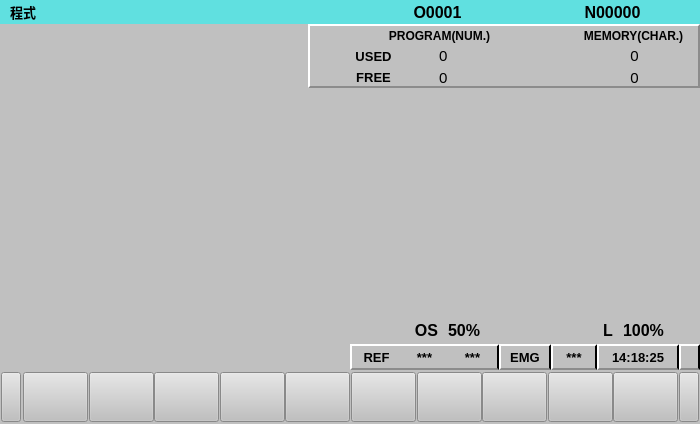
<?xml version="1.0" encoding="UTF-8"?>
<ui version="4.0">
 <class>Form</class>
 <widget class="QWidget" name="Form">
  <property name="geometry">
   <rect>
    <x>0</x>
    <y>0</y>
    <width>700</width>
    <height>424</height>
   </rect>
  </property>
  <property name="minimumSize">
   <size>
    <width>700</width>
    <height>424</height>
   </size>
  </property>
  <property name="maximumSize">
   <size>
    <width>700</width>
    <height>424</height>
   </size>
  </property>
  <property name="windowTitle">
   <string>Form</string>
  </property>
  <property name="styleSheet">
   <string notr="true">background-color: rgb(192, 192, 192);</string>
  </property>
  <layout class="QVBoxLayout" name="verticalLayout" stretch="5,13,47,11,11">
   <property name="spacing">
    <number>0</number>
   </property>
   <property name="leftMargin">
    <number>0</number>
   </property>
   <property name="topMargin">
    <number>0</number>
   </property>
   <property name="rightMargin">
    <number>0</number>
   </property>
   <property name="bottomMargin">
    <number>0</number>
   </property>
   <item>
    <widget class="QWidget" name="widget" native="true">
     <property name="styleSheet">
      <string notr="true">background-color: rgb(96, 224, 224);</string>
     </property>
     <layout class="QHBoxLayout" name="horizontalLayout_2" stretch="1,1,1,1">
      <property name="spacing">
       <number>0</number>
      </property>
      <property name="leftMargin">
       <number>0</number>
      </property>
      <property name="topMargin">
       <number>0</number>
      </property>
      <property name="rightMargin">
       <number>0</number>
      </property>
      <property name="bottomMargin">
       <number>0</number>
      </property>
      <item>
       <widget class="QLabel" name="label">
        <property name="font">
         <font>
          <pointsize>10</pointsize>
          <weight>75</weight>
          <bold>true</bold>
         </font>
        </property>
        <property name="styleSheet">
         <string notr="true"/>
        </property>
        <property name="text">
         <string>程式</string>
        </property>
        <property name="indent">
         <number>10</number>
        </property>
       </widget>
      </item>
      <item>
       <widget class="QLabel" name="label_2">
        <property name="font">
         <font>
          <pointsize>10</pointsize>
          <weight>75</weight>
          <bold>true</bold>
         </font>
        </property>
        <property name="styleSheet">
         <string notr="true"/>
        </property>
        <property name="text">
         <string/>
        </property>
        <property name="indent">
         <number>10</number>
        </property>
       </widget>
      </item>
      <item>
       <widget class="QLabel" name="Lab_File_Name">
        <property name="font">
         <font>
          <pointsize>12</pointsize>
          <weight>75</weight>
          <bold>true</bold>
         </font>
        </property>
        <property name="styleSheet">
         <string notr="true"/>
        </property>
        <property name="text">
         <string>O0001</string>
        </property>
        <property name="alignment">
         <set>Qt::AlignCenter</set>
        </property>
        <property name="indent">
         <number>10</number>
        </property>
       </widget>
      </item>
      <item>
       <widget class="QLabel" name="Lab_LineNum">
        <property name="font">
         <font>
          <pointsize>12</pointsize>
          <weight>75</weight>
          <bold>true</bold>
         </font>
        </property>
        <property name="styleSheet">
         <string notr="true"/>
        </property>
        <property name="text">
         <string>N00000</string>
        </property>
        <property name="alignment">
         <set>Qt::AlignCenter</set>
        </property>
        <property name="indent">
         <number>10</number>
        </property>
       </widget>
      </item>
     </layout>
    </widget>
   </item>
   <item>
    <widget class="QWidget" name="widget_2" native="true">
     <property name="styleSheet">
      <string notr="true"/>
     </property>
     <layout class="QHBoxLayout" name="horizontalLayout_6" stretch="11,14">
      <property name="spacing">
       <number>0</number>
      </property>
      <property name="leftMargin">
       <number>0</number>
      </property>
      <property name="topMargin">
       <number>0</number>
      </property>
      <property name="rightMargin">
       <number>0</number>
      </property>
      <property name="bottomMargin">
       <number>0</number>
      </property>
      <item>
       <widget class="QWidget" name="widget_9" native="true">
        <property name="styleSheet">
         <string notr="true"/>
        </property>
       </widget>
      </item>
      <item>
       <widget class="QWidget" name="widget_10" native="true">
        <property name="styleSheet">
         <string notr="true"/>
        </property>
        <layout class="QGridLayout" name="gridLayout" rowstretch="1,1,1" columnstretch="0,0,0,0">
         <property name="leftMargin">
          <number>0</number>
         </property>
         <property name="topMargin">
          <number>0</number>
         </property>
         <property name="rightMargin">
          <number>0</number>
         </property>
         <property name="bottomMargin">
          <number>0</number>
         </property>
         <property name="spacing">
          <number>0</number>
         </property>
         <item row="0" column="0" colspan="2">
          <widget class="QLabel" name="label_3">
           <property name="font">
            <font>
             <weight>75</weight>
             <bold>true</bold>
            </font>
           </property>
           <property name="styleSheet">
            <string notr="true">border-top: 2px solid white;
border-left: 2px solid white;</string>
           </property>
           <property name="text">
            <string>PROGRAM(NUM.)</string>
           </property>
           <property name="alignment">
            <set>Qt::AlignCenter</set>
           </property>
          </widget>
         </item>
         <item row="0" column="3">
          <widget class="QLabel" name="label_4">
           <property name="font">
            <font>
             <weight>75</weight>
             <bold>true</bold>
            </font>
           </property>
           <property name="styleSheet">
            <string notr="true">border-top: 2px solid white;
border-right: 2px solid rgb(140,140,140);</string>
           </property>
           <property name="text">
            <string>MEMORY(CHAR.)</string>
           </property>
           <property name="alignment">
            <set>Qt::AlignCenter</set>
           </property>
          </widget>
         </item>
         <item row="1" column="0">
          <widget class="QLabel" name="label_6">
           <property name="font">
            <font>
             <pointsize>10</pointsize>
             <weight>75</weight>
             <bold>true</bold>
            </font>
           </property>
           <property name="styleSheet">
            <string notr="true">border-left: 2px solid white;</string>
           </property>
           <property name="text">
            <string>USED</string>
           </property>
           <property name="alignment">
            <set>Qt::AlignCenter</set>
           </property>
          </widget>
         </item>
         <item row="1" column="3">
          <widget class="QLabel" name="Lab_MemoryUsed">
           <property name="font">
            <font>
             <pointsize>11</pointsize>
            </font>
           </property>
           <property name="styleSheet">
            <string notr="true">border-right: 2px solid rgb(140,140,140);</string>
           </property>
           <property name="text">
            <string>0</string>
           </property>
           <property name="alignment">
            <set>Qt::AlignCenter</set>
           </property>
          </widget>
         </item>
         <item row="2" column="3">
          <widget class="QLabel" name="Lab_MemoryFree">
           <property name="font">
            <font>
             <pointsize>11</pointsize>
            </font>
           </property>
           <property name="styleSheet">
            <string notr="true">border-bottom: 2px solid rgb(140,140,140);
border-right: 2px solid rgb(140,140,140);</string>
           </property>
           <property name="text">
            <string>0</string>
           </property>
           <property name="alignment">
            <set>Qt::AlignCenter</set>
           </property>
          </widget>
         </item>
         <item row="1" column="1">
          <widget class="QLabel" name="Lab_ProgramUsedNum">
           <property name="font">
            <font>
             <pointsize>11</pointsize>
            </font>
           </property>
           <property name="styleSheet">
            <string notr="true"/>
           </property>
           <property name="text">
            <string>0</string>
           </property>
          </widget>
         </item>
         <item row="2" column="0">
          <widget class="QLabel" name="label_10">
           <property name="font">
            <font>
             <pointsize>10</pointsize>
             <weight>75</weight>
             <bold>true</bold>
            </font>
           </property>
           <property name="styleSheet">
            <string notr="true">border-left: 2px solid white;
border-bottom: 2px solid rgb(140,140,140);</string>
           </property>
           <property name="text">
            <string>FREE</string>
           </property>
           <property name="alignment">
            <set>Qt::AlignCenter</set>
           </property>
          </widget>
         </item>
         <item row="2" column="1">
          <widget class="QLabel" name="Lab_ProgramFreeNum">
           <property name="font">
            <font>
             <pointsize>11</pointsize>
            </font>
           </property>
           <property name="styleSheet">
            <string notr="true">border-bottom: 2px solid rgb(140,140,140);</string>
           </property>
           <property name="text">
            <string>0</string>
           </property>
          </widget>
         </item>
        </layout>
       </widget>
      </item>
     </layout>
    </widget>
   </item>
   <item>
    <widget class="QWidget" name="programdirwindow" native="true">
     <property name="styleSheet">
      <string notr="true"/>
     </property>
     <layout class="QHBoxLayout" name="horizontalLayout_7" stretch="">
      <property name="spacing">
       <number>0</number>
      </property>
      <property name="leftMargin">
       <number>0</number>
      </property>
      <property name="topMargin">
       <number>0</number>
      </property>
      <property name="rightMargin">
       <number>0</number>
      </property>
      <property name="bottomMargin">
       <number>0</number>
      </property>
     </layout>
    </widget>
   </item>
   <item>
    <widget class="QWidget" name="widget_4" native="true">
     <property name="styleSheet">
      <string notr="true"/>
     </property>
     <layout class="QHBoxLayout" name="horizontalLayout_3" stretch="1,1">
      <property name="spacing">
       <number>0</number>
      </property>
      <property name="leftMargin">
       <number>0</number>
      </property>
      <property name="topMargin">
       <number>0</number>
      </property>
      <property name="rightMargin">
       <number>0</number>
      </property>
      <property name="bottomMargin">
       <number>0</number>
      </property>
      <item>
       <widget class="QWidget" name="Lab_ProgramEdit" native="true">
        <property name="styleSheet">
         <string notr="true"/>
        </property>
       </widget>
      </item>
      <item>
       <widget class="QWidget" name="widget_7" native="true">
        <property name="styleSheet">
         <string notr="true"/>
        </property>
        <layout class="QVBoxLayout" name="verticalLayout_2" stretch="1,1">
         <property name="spacing">
          <number>0</number>
         </property>
         <property name="leftMargin">
          <number>0</number>
         </property>
         <property name="topMargin">
          <number>0</number>
         </property>
         <property name="rightMargin">
          <number>0</number>
         </property>
         <property name="bottomMargin">
          <number>0</number>
         </property>
         <item>
          <widget class="QWidget" name="widget_6" native="true">
           <property name="styleSheet">
            <string notr="true"/>
           </property>
           <layout class="QHBoxLayout" name="horizontalLayout_4" stretch="1,1,1,1">
            <property name="spacing">
             <number>0</number>
            </property>
            <property name="leftMargin">
             <number>0</number>
            </property>
            <property name="topMargin">
             <number>0</number>
            </property>
            <property name="rightMargin">
             <number>0</number>
            </property>
            <property name="bottomMargin">
             <number>0</number>
            </property>
            <item>
             <widget class="QLabel" name="label_5">
              <property name="font">
               <font>
                <pointsize>12</pointsize>
                <weight>75</weight>
                <bold>true</bold>
               </font>
              </property>
              <property name="styleSheet">
               <string notr="true"/>
              </property>
              <property name="text">
               <string>OS</string>
              </property>
              <property name="alignment">
               <set>Qt::AlignRight|Qt::AlignTrailing|Qt::AlignVCenter</set>
              </property>
             </widget>
            </item>
            <item>
             <widget class="QLabel" name="Lab_OSper">
              <property name="font">
               <font>
                <pointsize>12</pointsize>
                <weight>75</weight>
                <bold>true</bold>
               </font>
              </property>
              <property name="styleSheet">
               <string notr="true"/>
              </property>
              <property name="text">
               <string>50%</string>
              </property>
              <property name="indent">
               <number>10</number>
              </property>
             </widget>
            </item>
            <item>
             <widget class="QLabel" name="label_9">
              <property name="font">
               <font>
                <pointsize>12</pointsize>
                <weight>75</weight>
                <bold>true</bold>
               </font>
              </property>
              <property name="styleSheet">
               <string notr="true"/>
              </property>
              <property name="text">
               <string>L</string>
              </property>
              <property name="alignment">
               <set>Qt::AlignRight|Qt::AlignTrailing|Qt::AlignVCenter</set>
              </property>
             </widget>
            </item>
            <item>
             <widget class="QLabel" name="Lab_Lper">
              <property name="font">
               <font>
                <pointsize>12</pointsize>
                <weight>75</weight>
                <bold>true</bold>
               </font>
              </property>
              <property name="styleSheet">
               <string notr="true"/>
              </property>
              <property name="text">
               <string>100%</string>
              </property>
              <property name="indent">
               <number>10</number>
              </property>
             </widget>
            </item>
           </layout>
          </widget>
         </item>
         <item>
          <widget class="QWidget" name="widget_8" native="true">
           <property name="styleSheet">
            <string notr="true"/>
           </property>
           <layout class="QHBoxLayout" name="horizontalLayout_5" stretch="10,9,10,10,9,16,4">
            <property name="spacing">
             <number>0</number>
            </property>
            <property name="leftMargin">
             <number>0</number>
            </property>
            <property name="topMargin">
             <number>0</number>
            </property>
            <property name="rightMargin">
             <number>0</number>
            </property>
            <property name="bottomMargin">
             <number>0</number>
            </property>
            <item>
             <widget class="QLabel" name="Lab_Mode">
              <property name="minimumSize">
               <size>
                <width>0</width>
                <height>0</height>
               </size>
              </property>
              <property name="maximumSize">
               <size>
                <width>16777215</width>
                <height>16777215</height>
               </size>
              </property>
              <property name="font">
               <font>
                <pointsize>10</pointsize>
                <weight>75</weight>
                <bold>true</bold>
               </font>
              </property>
              <property name="styleSheet">
               <string notr="true">border-left: 2px solid white;
border-top: 2px solid white;
border-bottom: 2px solid rgb(140,140,140);</string>
              </property>
              <property name="text">
               <string>REF</string>
              </property>
              <property name="alignment">
               <set>Qt::AlignCenter</set>
              </property>
             </widget>
            </item>
            <item>
             <widget class="QLabel" name="label_15">
              <property name="minimumSize">
               <size>
                <width>0</width>
                <height>0</height>
               </size>
              </property>
              <property name="maximumSize">
               <size>
                <width>16777215</width>
                <height>16777215</height>
               </size>
              </property>
              <property name="font">
               <font>
                <pointsize>10</pointsize>
                <weight>75</weight>
                <bold>true</bold>
               </font>
              </property>
              <property name="styleSheet">
               <string notr="true">border-top: 2px solid white;
border-bottom: 2px solid rgb(140,140,140);</string>
              </property>
              <property name="text">
               <string>***</string>
              </property>
              <property name="alignment">
               <set>Qt::AlignCenter</set>
              </property>
             </widget>
            </item>
            <item>
             <widget class="QLabel" name="label_16">
              <property name="minimumSize">
               <size>
                <width>0</width>
                <height>0</height>
               </size>
              </property>
              <property name="maximumSize">
               <size>
                <width>16777215</width>
                <height>16777215</height>
               </size>
              </property>
              <property name="font">
               <font>
                <pointsize>10</pointsize>
                <weight>75</weight>
                <bold>true</bold>
               </font>
              </property>
              <property name="styleSheet">
               <string notr="true">border-top: 2px solid white;
border-right: 2px solid black;
border-bottom: 2px solid rgb(140,140,140);</string>
              </property>
              <property name="text">
               <string>***</string>
              </property>
              <property name="alignment">
               <set>Qt::AlignCenter</set>
              </property>
             </widget>
            </item>
            <item>
             <widget class="QLabel" name="Lab_EMG">
              <property name="minimumSize">
               <size>
                <width>0</width>
                <height>0</height>
               </size>
              </property>
              <property name="maximumSize">
               <size>
                <width>16777215</width>
                <height>16777215</height>
               </size>
              </property>
              <property name="font">
               <font>
                <pointsize>10</pointsize>
                <weight>75</weight>
                <bold>true</bold>
               </font>
              </property>
              <property name="styleSheet">
               <string notr="true">border-top: 2px solid white;
border-left: 2px solid white;
border-right: 2px solid black;
border-bottom: 2px solid rgb(140,140,140);</string>
              </property>
              <property name="text">
               <string>EMG</string>
              </property>
              <property name="alignment">
               <set>Qt::AlignCenter</set>
              </property>
             </widget>
            </item>
            <item>
             <widget class="QLabel" name="Lab_ALM">
              <property name="minimumSize">
               <size>
                <width>0</width>
                <height>0</height>
               </size>
              </property>
              <property name="maximumSize">
               <size>
                <width>16777215</width>
                <height>16777215</height>
               </size>
              </property>
              <property name="font">
               <font>
                <pointsize>10</pointsize>
                <weight>75</weight>
                <bold>true</bold>
               </font>
              </property>
              <property name="styleSheet">
               <string notr="true">border-left: 2px solid white;
border-top: 2px solid white;
border-right: 2px solid black;
border-bottom: 2px solid rgb(140,140,140);</string>
              </property>
              <property name="text">
               <string>***</string>
              </property>
              <property name="alignment">
               <set>Qt::AlignCenter</set>
              </property>
             </widget>
            </item>
            <item>
             <widget class="QLabel" name="Lab_Date">
              <property name="minimumSize">
               <size>
                <width>0</width>
                <height>0</height>
               </size>
              </property>
              <property name="maximumSize">
               <size>
                <width>16777215</width>
                <height>16777215</height>
               </size>
              </property>
              <property name="font">
               <font>
                <pointsize>10</pointsize>
                <weight>75</weight>
                <bold>true</bold>
               </font>
              </property>
              <property name="styleSheet">
               <string notr="true">border-left: 2px solid white;
border-top: 2px solid white;
border-right: 2px solid black;
border-bottom: 2px solid rgb(140,140,140);</string>
              </property>
              <property name="text">
               <string>14:18:25</string>
              </property>
              <property name="alignment">
               <set>Qt::AlignCenter</set>
              </property>
             </widget>
            </item>
            <item>
             <widget class="QLabel" name="label_20">
              <property name="minimumSize">
               <size>
                <width>0</width>
                <height>0</height>
               </size>
              </property>
              <property name="maximumSize">
               <size>
                <width>16777215</width>
                <height>16777215</height>
               </size>
              </property>
              <property name="font">
               <font>
                <pointsize>10</pointsize>
                <weight>75</weight>
                <bold>true</bold>
               </font>
              </property>
              <property name="styleSheet">
               <string notr="true">border-left: 2px solid white;
border-top: 2px solid white;
border-right: 2px solid black;
border-bottom: 2px solid rgb(140,140,140);</string>
              </property>
              <property name="text">
               <string/>
              </property>
             </widget>
            </item>
           </layout>
          </widget>
         </item>
        </layout>
       </widget>
      </item>
     </layout>
    </widget>
   </item>
   <item>
    <widget class="QWidget" name="widget_5" native="true">
     <property name="styleSheet">
      <string notr="true"/>
     </property>
     <layout class="QHBoxLayout" name="horizontalLayout">
      <property name="spacing">
       <number>2</number>
      </property>
      <property name="leftMargin">
       <number>1</number>
      </property>
      <property name="topMargin">
       <number>1</number>
      </property>
      <property name="rightMargin">
       <number>1</number>
      </property>
      <property name="bottomMargin">
       <number>1</number>
      </property>
      <item>
       <widget class="QPushButton" name="Btn_BACK">
        <property name="minimumSize">
         <size>
          <width>20</width>
          <height>50</height>
         </size>
        </property>
        <property name="maximumSize">
         <size>
          <width>20</width>
          <height>50</height>
         </size>
        </property>
        <property name="font">
         <font>
          <pointsize>13</pointsize>
          <weight>75</weight>
          <bold>true</bold>
         </font>
        </property>
        <property name="styleSheet">
         <string notr="true">color: rgb(3, 255, 255);</string>
        </property>
        <property name="text">
         <string/>
        </property>
       </widget>
      </item>
      <item>
       <widget class="CRTSoftBtn" name="Btn_One">
        <property name="minimumSize">
         <size>
          <width>65</width>
          <height>50</height>
         </size>
        </property>
        <property name="maximumSize">
         <size>
          <width>65</width>
          <height>50</height>
         </size>
        </property>
        <property name="styleSheet">
         <string notr="true"/>
        </property>
        <property name="text">
         <string/>
        </property>
       </widget>
      </item>
      <item>
       <widget class="CRTSoftBtn" name="Btn_Two">
        <property name="minimumSize">
         <size>
          <width>65</width>
          <height>50</height>
         </size>
        </property>
        <property name="maximumSize">
         <size>
          <width>65</width>
          <height>50</height>
         </size>
        </property>
        <property name="styleSheet">
         <string notr="true"/>
        </property>
        <property name="text">
         <string/>
        </property>
       </widget>
      </item>
      <item>
       <widget class="CRTSoftBtn" name="Btn_Three">
        <property name="minimumSize">
         <size>
          <width>65</width>
          <height>50</height>
         </size>
        </property>
        <property name="maximumSize">
         <size>
          <width>65</width>
          <height>50</height>
         </size>
        </property>
        <property name="styleSheet">
         <string notr="true"/>
        </property>
        <property name="text">
         <string/>
        </property>
       </widget>
      </item>
      <item>
       <widget class="CRTSoftBtn" name="Btn_Four">
        <property name="minimumSize">
         <size>
          <width>65</width>
          <height>50</height>
         </size>
        </property>
        <property name="maximumSize">
         <size>
          <width>65</width>
          <height>50</height>
         </size>
        </property>
        <property name="styleSheet">
         <string notr="true"/>
        </property>
        <property name="text">
         <string/>
        </property>
       </widget>
      </item>
      <item>
       <widget class="CRTSoftBtn" name="Btn_Five">
        <property name="minimumSize">
         <size>
          <width>65</width>
          <height>50</height>
         </size>
        </property>
        <property name="maximumSize">
         <size>
          <width>65</width>
          <height>50</height>
         </size>
        </property>
        <property name="styleSheet">
         <string notr="true"/>
        </property>
        <property name="text">
         <string/>
        </property>
       </widget>
      </item>
      <item>
       <widget class="CRTSoftBtn" name="Btn_Six">
        <property name="minimumSize">
         <size>
          <width>65</width>
          <height>50</height>
         </size>
        </property>
        <property name="maximumSize">
         <size>
          <width>65</width>
          <height>50</height>
         </size>
        </property>
        <property name="styleSheet">
         <string notr="true">background-color: (255, 172, 155);</string>
        </property>
        <property name="text">
         <string/>
        </property>
       </widget>
      </item>
      <item>
       <widget class="CRTSoftBtn" name="Btn_Seven">
        <property name="minimumSize">
         <size>
          <width>65</width>
          <height>50</height>
         </size>
        </property>
        <property name="maximumSize">
         <size>
          <width>65</width>
          <height>50</height>
         </size>
        </property>
        <property name="styleSheet">
         <string notr="true"/>
        </property>
        <property name="text">
         <string/>
        </property>
       </widget>
      </item>
      <item>
       <widget class="CRTSoftBtn" name="Btn_Eight">
        <property name="minimumSize">
         <size>
          <width>65</width>
          <height>50</height>
         </size>
        </property>
        <property name="maximumSize">
         <size>
          <width>65</width>
          <height>50</height>
         </size>
        </property>
        <property name="styleSheet">
         <string notr="true"/>
        </property>
        <property name="text">
         <string/>
        </property>
       </widget>
      </item>
      <item>
       <widget class="CRTSoftBtn" name="Btn_Nine">
        <property name="minimumSize">
         <size>
          <width>65</width>
          <height>50</height>
         </size>
        </property>
        <property name="maximumSize">
         <size>
          <width>65</width>
          <height>50</height>
         </size>
        </property>
        <property name="styleSheet">
         <string notr="true"/>
        </property>
        <property name="text">
         <string/>
        </property>
       </widget>
      </item>
      <item>
       <widget class="CRTSoftBtn" name="Btn_Ten">
        <property name="minimumSize">
         <size>
          <width>65</width>
          <height>50</height>
         </size>
        </property>
        <property name="maximumSize">
         <size>
          <width>65</width>
          <height>50</height>
         </size>
        </property>
        <property name="styleSheet">
         <string notr="true"/>
        </property>
        <property name="text">
         <string/>
        </property>
       </widget>
      </item>
      <item>
       <widget class="QPushButton" name="Btn_GO">
        <property name="minimumSize">
         <size>
          <width>20</width>
          <height>50</height>
         </size>
        </property>
        <property name="maximumSize">
         <size>
          <width>20</width>
          <height>50</height>
         </size>
        </property>
        <property name="font">
         <font>
          <pointsize>13</pointsize>
          <weight>75</weight>
          <bold>true</bold>
         </font>
        </property>
        <property name="styleSheet">
         <string notr="true">color: rgb(3, 255, 255);</string>
        </property>
        <property name="text">
         <string/>
        </property>
       </widget>
      </item>
     </layout>
    </widget>
   </item>
  </layout>
 </widget>
 <customwidgets>
  <customwidget>
   <class>CRTSoftBtn</class>
   <extends>QPushButton</extends>
   <header>CRT_Soft_Btn</header>
  </customwidget>
 </customwidgets>
 <resources/>
 <connections/>
</ui>
